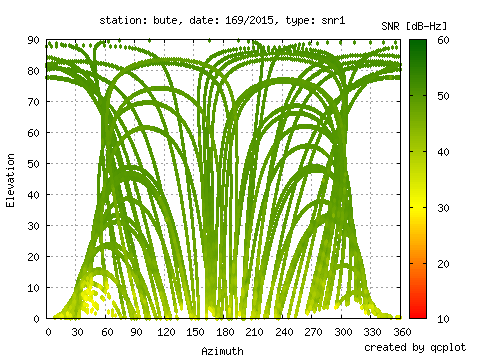

Generate this figure with gnuplot:
#script to draw snr skyplot from qcplot.py output
#usage example:
#python qcplot bute1690 snr1 | sort -k3 -r > data2.txt
#gnuplot recplot.plt 
set terminal png small size 480,360
set output 'recplot.png'
set xrange [0:360]
set yrange [0:90]
set grid
set xlabel "Azimuth"
set ylabel "Elevation"
set xtics 30
set ytics 10
set palette defined (10 "red", 30 "yellow", 60 "dark-green")
set cbrange [10:60]
set title 'station: ssss, date: ddd/yyyy, type: ttt'
set label 1 'created by qcplot' at graph 0.9,-0.1 front
set label 2 'SNR [dB-Hz]' at graph 0.95,1.05 front
plot 'data2.txt' using 1:2:3 notitle palette pt 7 ps 0.5

